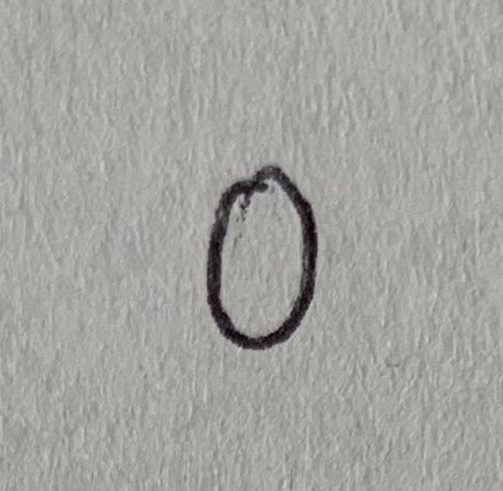
#> input picture AppleIntelligence/L1/MyNums/PNG/IMG_1766.png, 503 x 491 px; its folder holds only this picture in this run
$ python MyImages.py
#> lines starting #> are read from the running program, lines starting #| are printed output that depends on the picture; after the words box and inside, x2 and y2 are one past the last pixel; in counts of white or black regions, pixels touching at a corner belong together
import numpy as np
import cv2
import os
import matplotlib.pyplot as plt

folder = "../L1/MyNums/PNG"

labels = {}
labels_path = os.path.join(folder, "labels.txt")

if not os.path.exists(labels_path):
    raise FileNotFoundError(f"Plik {labels_path} nie istnieje. Sprawdź ścieżkę!")

with open(labels_path, "r") as f:
#> (reads AppleIntelligence/L1/MyNums/labels.txt from the repository)
    for line in f:
        filename, label = line.strip().split()
        labels[filename] = int(label)

image_files = sorted([f for f in os.listdir(folder) if f.endswith((".png"))])

if not image_files:
    raise ValueError("Nie znaleziono żadnych plików .png ani .jpg w folderze!")

processed_images = []
true_labels = []

# Load and process images
for file in image_files:
    img_path = os.path.join(folder, file)

    img = cv2.imread(img_path, cv2.IMREAD_GRAYSCALE)
#> img: shape (491, 503); min 0, max 203, mean 162.5
    if img is None:
        print(f" Błąd wczytywania obrazu: {file}, pomijam...")
        continue

    img = cv2.resize(img, (28, 28))  # Resize to 28x28
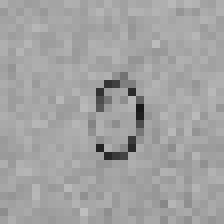
#> img: shape (28, 28) (shown 8 times larger); min 25, max 190, mean 162.2

    _, img = cv2.threshold(img, 127, 255, cv2.THRESH_BINARY_INV)  # Apply binary inverse threshold
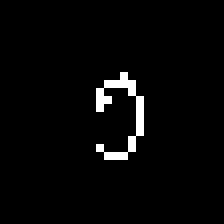
#> img: shape (28, 28) (shown 8 times larger); 2.7% white in thin lines or dots, all inside (x1, y1, x2, y2) = (12, 9, 18, 20)

    img = img / 255.0  # Normalize to [0, 1]

    processed_images.append(img)
    true_labels.append(labels.get(file, -1))

print(f"Przetworzono {len(processed_images)} obrazów")
#| Przetworzono 1 obrazów

processed_images = np.array(processed_images)

# Display first 5 images
plt.figure(figsize=(10, 5))
for i in range(min(5, len(processed_images))):
    plt.subplot(1, 5, i + 1)
    plt.imshow(processed_images[i], cmap='gray')  # Show image in grayscale
    plt.title(f"Label: {true_labels[i]}")  # Show label
    plt.axis('off')
#> this loop made 1 pass

# Save the plot as a PNG file
plt.savefig('my_images.png')

# Optionally, close the plot to release memory
plt.close()
